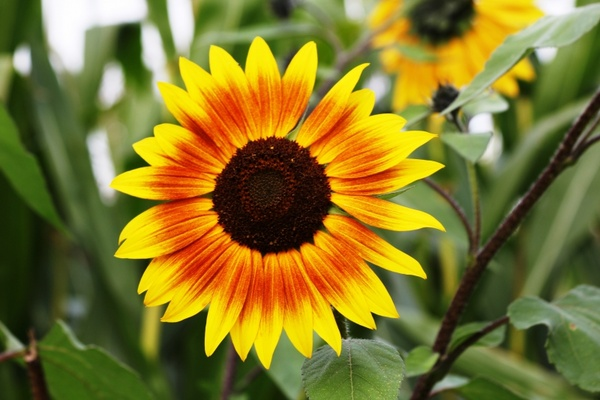
#> input picture IPR_Tut1/download.jpg, 600 x 400 px
$ python crop.py
#> lines starting #> are read from the running program, lines starting #| are printed output that depends on the picture
from PIL import Image

def crop_image(input_path, output_path, box):
#> called with input_path = 'download.jpg', output_path = 'cropped_image.jpg', box = (100, 50, 400, 300)
    image = Image.open(input_path)
#> image is the input picture: PIL image 600x400 RGB; mean R, G, B 129, 117.9, 43

    cropped_image = image.crop(box)
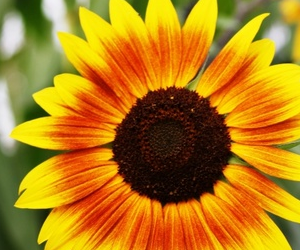
#> cropped_image: PIL image 300x250 RGB; mean R, G, B 179.6, 125.4, 23.2

    cropped_image.save(output_path)

    image.close()

    print(f"Image cropped successfully and saved to {output_path}")

crop_box = (100, 50, 400, 300)

crop_image('download.jpg', 'cropped_image.jpg', crop_box)
